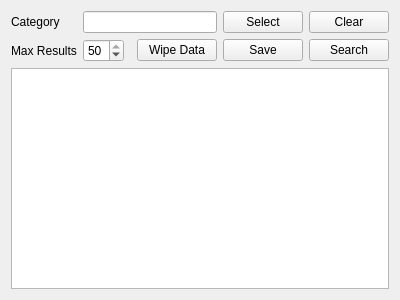
<?xml version="1.0" encoding="UTF-8"?>
<ui version="4.0">
 <class>MostWatchedItems</class>
 <widget class="QWidget" name="MostWatchedItems">
  <property name="geometry">
   <rect>
    <x>0</x>
    <y>0</y>
    <width>400</width>
    <height>300</height>
   </rect>
  </property>
  <property name="windowTitle">
   <string>Most Watched Items</string>
  </property>
  <layout class="QVBoxLayout" name="verticalLayout">
   <item>
    <layout class="QFormLayout" name="formLayout">
     <item row="0" column="0">
      <widget class="QLabel" name="label">
       <property name="text">
        <string>Category</string>
       </property>
      </widget>
     </item>
     <item row="0" column="1">
      <layout class="QHBoxLayout" name="horizontalLayout">
       <item>
        <widget class="QLineEdit" name="categoryLineEdit">
         <property name="readOnly">
          <bool>true</bool>
         </property>
        </widget>
       </item>
       <item>
        <widget class="QPushButton" name="selectPushButton">
         <property name="text">
          <string>Select</string>
         </property>
        </widget>
       </item>
       <item>
        <widget class="QPushButton" name="clearPushButton">
         <property name="text">
          <string>Clear</string>
         </property>
        </widget>
       </item>
      </layout>
     </item>
     <item row="1" column="0">
      <widget class="QLabel" name="label_2">
       <property name="text">
        <string>Max Results</string>
       </property>
      </widget>
     </item>
     <item row="1" column="1">
      <layout class="QHBoxLayout" name="horizontalLayout_2">
       <item>
        <widget class="QSpinBox" name="spinBox">
         <property name="minimum">
          <number>1</number>
         </property>
         <property name="maximum">
          <number>50</number>
         </property>
         <property name="singleStep">
          <number>1</number>
         </property>
         <property name="value">
          <number>50</number>
         </property>
        </widget>
       </item>
       <item>
        <spacer name="horizontalSpacer">
         <property name="orientation">
          <enum>Qt::Horizontal</enum>
         </property>
         <property name="sizeHint" stdset="0">
          <size>
           <width>40</width>
           <height>20</height>
          </size>
         </property>
        </spacer>
       </item>
       <item>
        <widget class="QPushButton" name="wipePushButton">
         <property name="text">
          <string>Wipe Data</string>
         </property>
        </widget>
       </item>
       <item>
        <widget class="QPushButton" name="savePushButton">
         <property name="text">
          <string>Save</string>
         </property>
        </widget>
       </item>
       <item>
        <widget class="QPushButton" name="searchPushButton">
         <property name="text">
          <string>Search</string>
         </property>
        </widget>
       </item>
      </layout>
     </item>
    </layout>
   </item>
   <item>
    <widget class="QTableWidget" name="tableWidget"/>
   </item>
  </layout>
 </widget>
 <resources/>
 <connections/>
</ui>
